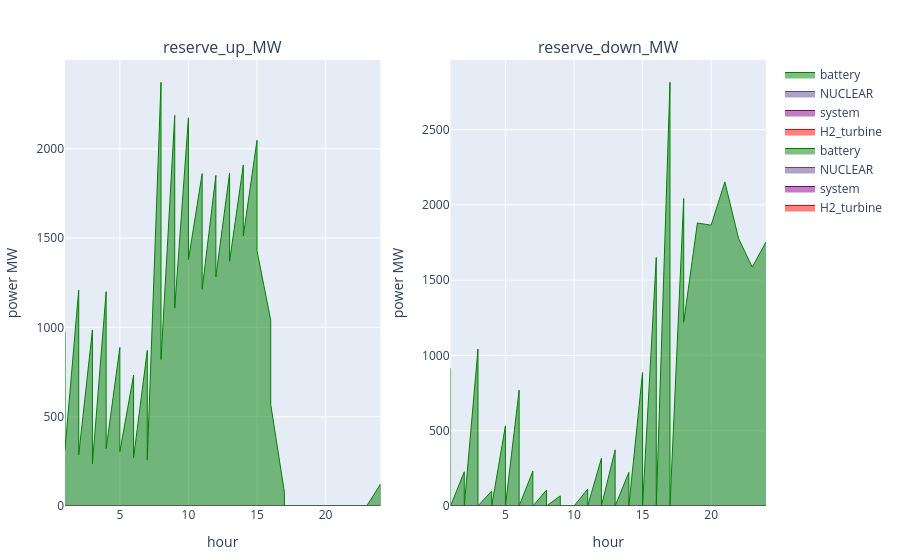

This figure's notebook cell:
### Code cell
if !dissagregate_by_battery
    p2 = plot_reserve(reserve_uc)
else
    p1 = plot_reserve_by_fieldy(s_uc.reserve[(s_uc.reserve.configuration .== config_) .&  (s_uc.reserve.day .== day_) .&  (s_uc.reserve.resource .== "battery"),:], :reserve_up_MW, :r_id)
    p2 = plot_reserve_by_fieldy(s_uc.reserve[(s_uc.reserve.configuration .== config_) .&  (s_uc.reserve.day .== day_) .&  (s_uc.reserve.resource .== "battery"),:], :reserve_down_MW, :r_id)
    [p1 p2]
end

### Figure 1 — Plotly figure (JSON) as saved in the notebook; plotly's stock layout.template omitted (floating-point values rounded to 4 significant figures)
{"data": [{"line": {"color": "red", "shape": "line", "width": 1}, "mode": "lines", "name": "H2_turbine", "stackgroup": 1, "type": "scatter", "x": [1, 2, 3, 4, 5, 6, 7, 8, 9, 10, 11, 12, 13, 14, 15, 16, 17, 18, 19, 20, 21, 22, 23, 24, 1, 2, 3, 4, 5, 6, 7, 8, 9, 10, 11, 12, 13, 14, 15, 16, 17, 18, 19, 20, 21, 22, 23, 24], "xaxis": "x1", "y": [0, 0, 0, 0, 0, 0, 0, 0, 0, 0, 0, 0, 0, 0, 0, 0, 0, 0, 0, 0, 0, 0, 0, 0, 0, 0, 0, 0, 0, 0, 0, 0, 0, 0, 0, 0, 0, 0, 0, 0, 0, 0, 0, 0, 0, 0, 0, 0], "yaxis": "y1"}, {"line": {"color": "purple", "shape": "line", "width": 1}, "mode": "lines", "name": "system", "stackgroup": 1, "type": "scatter", "x": [1, 2, 3, 4, 5, 6, 7, 8, 9, 10, 11, 12, 13, 14, 15, 16, 17, 18, 19, 20, 21, 22, 23, 24, 1, 2, 3, 4, 5, 6, 7, 8, 9, 10, 11, 12, 13, 14, 15, 16, 17, 18, 19, 20, 21, 22, 23, 24], "xaxis": "x1", "y": [null, null, null, null, null, null, null, null, null, null, null, null, null, null, null, null, null, null, null, null, null, null, null, null, null, null, null, null, null, null, null, null, null, null, null, null, null, null, null, null, null, null, null, null, null, null, null, null], "yaxis": "y1"}, {"line": {"color": "rgba(95, 70, 144, 1)", "shape": "line", "width": 1}, "mode": "lines", "name": "NUCLEAR", "stackgroup": 1, "type": "scatter", "x": [1, 2, 3, 4, 5, 6, 7, 8, 9, 10, 11, 12, 13, 14, 15, 16, 17, 18, 19, 20, 21, 22, 23, 24, 1, 2, 3, 4, 5, 6, 7, 8, 9, 10, 11, 12, 13, 14, 15, 16, 17, 18, 19, 20, 21, 22, 23, 24], "xaxis": "x1", "y": [0, 0, 0, 0, 0, 0, 0, 0, 0, 0, 0, 0, 0, 0, 0, 0, 0, 0, 0, 0, 0, 0, 0, 0, 0, 0, 0, 0, 0, 0, 0, 0, 0, 0, 0, 0, 0, 0, 0, 0, 0, 0, 0, 0, 0, 0, 0, 0], "yaxis": "y1"}, {"line": {"color": "green", "shape": "line", "width": 1}, "mode": "lines", "name": "battery", "stackgroup": 1, "type": "scatter", "x": [1, 2, 3, 4, 5, 6, 7, 8, 9, 10, 11, 12, 13, 14, 15, 16, 17, 18, 19, 20, 21, 22, 23, 24, 1, 2, 3, 4, 5, 6, 7, 8, 9, 10, 11, 12, 13, 14, 15, 16, 17, 18, 19, 20, 21, 22, 23, 24], "xaxis": "x1", "y": [975.8, 1209.0, 985.5, 1200.0, 887.4, 732.4, 871.3, 2372.0, 2186.0, 2174.0, 1860.0, 1851.0, 1864.0, 1909.0, 2048.0, 1040.0, 75.17, 7.034e-12, 9.855e-12, 1.125e-11, 2.13e-11, 1.741e-11, 1.048e-12, 122.3, 317.4, 287.0, 236.9, 320.9, 304.6, 270.9, 259.1, 820.1, 1108.0, 1379.0, 1213.0, 1283.0, 1370.0, 1511.0, 1429.0, 568.9, 4.494e-11, 1.79e-12, 7.053e-12, 1.738e-11, 1.96e-11, 2.176e-11, 3.107e-11, 5.212e-11], "yaxis": "y1"}, {"line": {"color": "red", "shape": "line", "width": 1}, "mode": "lines", "name": "H2_turbine", "stackgroup": 1, "type": "scatter", "x": [1, 2, 3, 4, 5, 6, 7, 8, 9, 10, 11, 12, 13, 14, 15, 16, 17, 18, 19, 20, 21, 22, 23, 24, 1, 2, 3, 4, 5, 6, 7, 8, 9, 10, 11, 12, 13, 14, 15, 16, 17, 18, 19, 20, 21, 22, 23, 24], "xaxis": "x2", "y": [0, 0, 0, 0, 0, 0, 0, 0, 0, 0, 0, 0, 0, 0, 0, 0, 0, 0, 0, 0, 0, 0, 0, 0, 0, 0, 0, 0, 0, 0, 0, 0, 0, 0, 0, 0, 0, 0, 0, 0, 0, 0, 0, 0, 0, 0, 0, 0], "yaxis": "y2"}, {"line": {"color": "purple", "shape": "line", "width": 1}, "mode": "lines", "name": "system", "stackgroup": 1, "type": "scatter", "x": [1, 2, 3, 4, 5, 6, 7, 8, 9, 10, 11, 12, 13, 14, 15, 16, 17, 18, 19, 20, 21, 22, 23, 24, 1, 2, 3, 4, 5, 6, 7, 8, 9, 10, 11, 12, 13, 14, 15, 16, 17, 18, 19, 20, 21, 22, 23, 24], "xaxis": "x2", "y": [null, null, null, null, null, null, null, null, null, null, null, null, null, null, null, null, null, null, null, null, null, null, null, null, null, null, null, null, null, null, null, null, null, null, null, null, null, null, null, null, null, null, null, null, null, null, null, null], "yaxis": "y2"}, {"line": {"color": "rgba(95, 70, 144, 1)", "shape": "line", "width": 1}, "mode": "lines", "name": "NUCLEAR", "stackgroup": 1, "type": "scatter", "x": [1, 2, 3, 4, 5, 6, 7, 8, 9, 10, 11, 12, 13, 14, 15, 16, 17, 18, 19, 20, 21, 22, 23, 24, 1, 2, 3, 4, 5, 6, 7, 8, 9, 10, 11, 12, 13, 14, 15, 16, 17, 18, 19, 20, 21, 22, 23, 24], "xaxis": "x2", "y": [0, 0, 0, 0, 0, 0, 0, 0, 0, 0, 0, 0, 0, 0, 0, 0, 0, 0, 0, 0, 0, 0, 0, 0, 0, 0, 0, 0, 0, 0, 0, 0, 0, 0, 0, 0, 0, 0, 0, 0, 0, 0, 0, 0, 0, 0, 0, 0], "yaxis": "y2"}, {"line": {"color": "green", "shape": "line", "width": 1}, "mode": "lines", "name": "battery", "stackgroup": 1, "type": "scatter", "x": [1, 2, 3, 4, 5, 6, 7, 8, 9, 10, 11, 12, 13, 14, 15, 16, 17, 18, 19, 20, 21, 22, 23, 24, 1, 2, 3, 4, 5, 6, 7, 8, 9, 10, 11, 12, 13, 14, 15, 16, 17, 18, 19, 20, 21, 22, 23, 24], "xaxis": "x2", "y": [912.1, 227.3, 1042.0, 100.0, 531.9, 768.8, 230.8, 105.8, 67.26, 3.351e-12, 111.7, 316.3, 372.7, 223.1, 886.1, 1650.0, 2813.0, 2041.0, 1879.0, 1864.0, 2152.0, 1776.0, 1586.0, 1753.0, 4.69e-12, 2.734e-12, 5.543e-12, 3.123e-12, 3.345e-12, 3.962e-12, 4.529e-12, 1.084e-12, 2.477e-12, 4.42e-13, 2.683e-12, 3.121e-12, 1.324e-12, 4.286e-12, 2.638e-12, 0, 4.161e-12, 1220.0, 1879.0, 1864.0, 2152.0, 1776.0, 1586.0, 1753.0], "yaxis": "y2"}], "layout": {"annotations": [{"font": {"size": 16}, "showarrow": false, "text": "reserve_up_MW", "x": 0.225, "xanchor": "center", "xref": "paper", "y": 1, "yanchor": "bottom", "yref": "paper"}, {"font": {"size": 16}, "showarrow": false, "text": "reserve_down_MW", "x": 0.775, "xanchor": "center", "xref": "paper", "y": 1, "yanchor": "bottom", "yref": "paper"}], "margin": {"b": 50, "l": 50, "r": 50, "t": 60}, "xaxis1": {"anchor": "y1", "domain": [0, 0.45], "title": {"text": "hour"}}, "xaxis2": {"anchor": "y2", "domain": [0.55, 1], "title": {"text": "hour"}}, "yaxis1": {"anchor": "x1", "domain": [0, 1], "title": {"text": "power MW"}}, "yaxis2": {"anchor": "x2", "domain": [0, 1], "title": {"text": "power MW"}}}}
